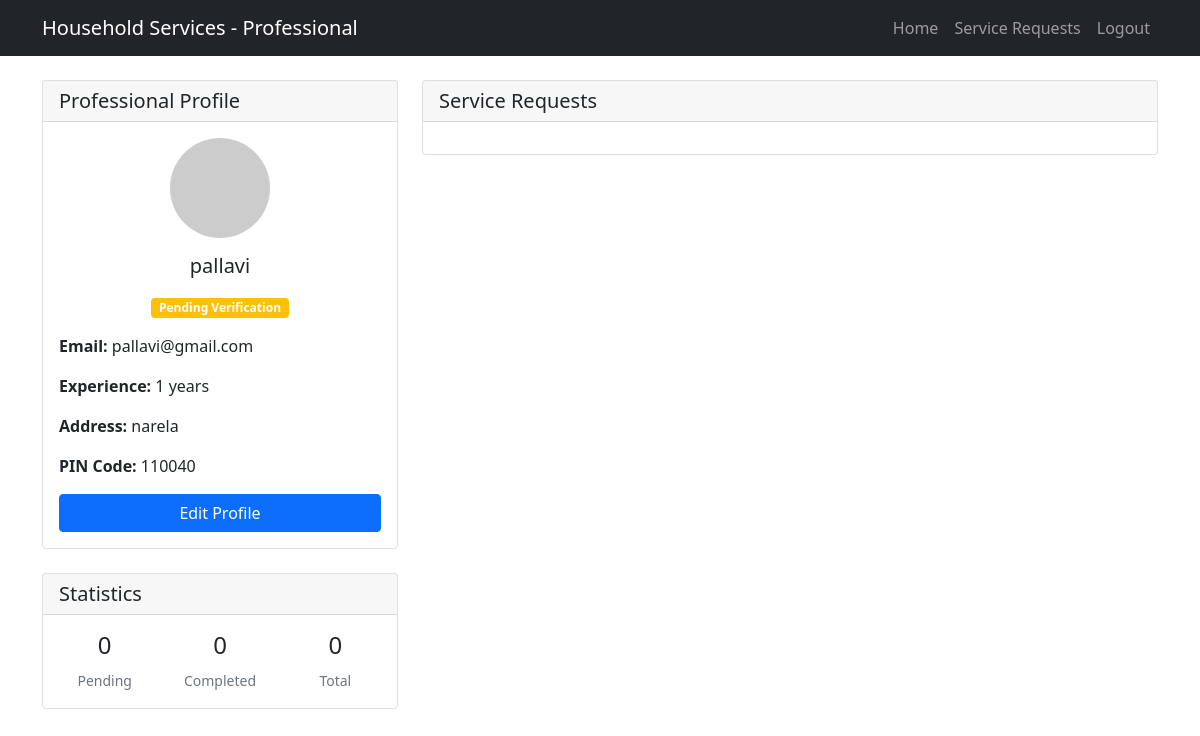
Page /professional-dashboard (signed in) on the committed database.
### models.py (models this page shows)
class ProfessionalDetails(db.Model):
    id = db.Column(db.Integer, primary_key=True)
    user_id = db.Column(db.Integer, db.ForeignKey('user.id'), nullable=False)
    email = db.Column(db.String(120), unique=True, nullable=False)
    fullname = db.Column(db.String(100), nullable=False)
    service_id = db.Column(db.Integer, db.ForeignKey('base_service.id'), nullable=False)
    experience_years = db.Column(db.Integer, nullable=False)
    document_path = db.Column(db.String(200), nullable=False)
    address = db.Column(db.Text, nullable=False)
    pin_code = db.Column(db.String(10), nullable=False)
    status = db.Column(db.String(20), nullable=False, default='pending')
    user = db.relationship('User', backref=db.backref('professional_details', lazy=True))
    service = db.relationship('BaseService', backref=db.backref('professionals', lazy=True))

### app.py (the view)
@app.route("/professional-dashboard")
def professional_dashboard():
    if "user_id" not in session or session["role"] != "professional":
        flash("Please login as a professional to access this page.", "danger")
        return redirect(url_for("login"))
    user_id = session["user_id"]
    professional = ProfessionalDetails.query.filter_by(user_id=user_id).first()
    service_requests = []  # You'll need to implement this based on your booking model
    stats = {
        "pending": 0,
        "completed": 0,
        "total": 0
    }
    return render_template("professional_dashboard.html",
                         professional=professional,
                         service_requests=service_requests,
                         stats=stats)

### templates/professional_dashboard.html (shortened to what this page needs)
<!DOCTYPE html>
<html lang="en">
<head>
    <link href="https://cdn.jsdelivr.net/npm/bootstrap@5.1.3/dist/css/bootstrap.min.css" rel="stylesheet">
</head>
<body>
    <nav class="navbar navbar-expand-lg navbar-dark bg-dark">
        <div class="container">
            <a class="navbar-brand" href="#">Household Services - Professional</a>
            <div class="navbar-nav ms-auto">
                <a class="nav-link" href="{{ url_for('home') }}">Home</a>
                <a class="nav-link" href="#requests">Service Requests</a>
                <a class="nav-link" href="{{ url_for('logout') }}">Logout</a>
            </div>
        </div>
    </nav>
    <div class="container mt-4">
        <div class="row">
            <div class="col-md-4">
                <div class="card mb-4">
                    <div class="card-header">
                        <h5 class="card-title mb-0">Professional Profile</h5>
                    </div>
                    <div class="card-body">
                        <div class="text-center mb-3">
                            <img src="https://via.placeholder.com/100" class="rounded-circle" alt="Profile Picture">
                            <h5 class="mt-3">{{ professional.fullname }}</h5>
                            {% if professional.status == 'verified' %}
                                <span class="badge bg-success">Verified</span>
                            {% elif professional.status == 'rejected' %}
                                <span class="badge bg-danger">Rejected</span>
                            {% else %}
                                <span class="badge bg-warning">Pending Verification</span>
                            {% endif %}
                        </div>
                        <div class="mb-3">
                            <strong>Email:</strong> {{ professional.email }}
                        </div>
                        <div class="mb-3">
                            <strong>Experience:</strong> {{ professional.experience_years }} years
                        </div>
                        <div class="mb-3">
                            <strong>Address:</strong> {{ professional.address }}
                        </div>
                        <div class="mb-3">
                            <strong>PIN Code:</strong> {{ professional.pin_code }}
                        </div>
                        <button class="btn btn-primary w-100" data-bs-toggle="modal" data-bs-target="#editProfileModal">
                            Edit Profile
                        </button>
                    </div>
                </div>
                <div class="card">
                    <div class="card-header">
                        <h5 class="card-title mb-0">Statistics</h5>
                    </div>
                    <div class="card-body">
                        <div class="row text-center">
                            <div class="col-4">
                                <h4>{{ stats.pending }}</h4>
                                <small class="text-muted">Pending</small>
                            </div>
                            <div class="col-4">
                                <h4>{{ stats.completed }}</h4>
                                <small class="text-muted">Completed</small>
                            </div>
                            <div class="col-4">
                                <h4>{{ stats.total }}</h4>
                                <small class="text-muted">Total</small>
                            </div>
                        </div>
                    </div>
                </div>
            </div>
            <div class="col-md-8">
                <div class="card">
                    <div class="card-header">
                        <h5 class="card-title mb-0">Service Requests</h5>
                    </div>
                    <div class="card-body">
                    </div>
                </div>
            </div>
        </div>
    </div>
</body>
</html>

### rows in the picture
ProfessionalDetails: fullname "pallavi", email "pallavi@gmail.com", experience_years "1", address "narela", pin_code "110040"

### other values in the picture
{{ stats.pending }} "0"
{{ stats.completed }} "0"
{{ stats.total }} "0"
